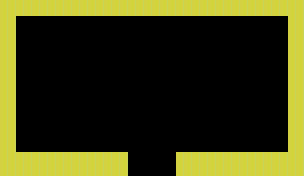

The image is a tile-based game level rendered from a .tmx file. Its description and complete source (layers, tilesets, objects, tile grids) follow:
An orthogonal 38x22 tile map with 8x8 px tiles, 2 tile layers (collision, visual).

<map version="1.0" orientation="orthogonal" renderorder="left-down" width="38" height="22" tilewidth="8" tileheight="8" nextobjectid="1">
 <tileset firstgid="1" name="blocks" tilewidth="8" tileheight="8" tilecount="8">
  <image source="blocks.jpg" width="64" height="8" />
 </tileset>
 <layer name="collision" width="38" height="22">
  <data encoding="csv">
7,7,7,7,7,7,7,7,7,7,7,7,7,7,7,7,7,7,7,7,7,7,7,7,7,7,7,7,7,7,7,7,7,7,7,7,7,7,
7,7,7,7,7,7,7,7,7,7,7,7,7,7,7,7,7,7,7,7,7,7,7,7,7,7,7,7,7,7,7,7,7,7,7,7,7,7,
7,7,0,0,0,0,0,0,0,0,0,0,0,0,0,0,0,0,0,0,0,0,0,0,0,0,0,0,0,0,0,0,0,0,0,0,7,7,
7,7,0,0,0,0,0,0,0,0,0,0,0,0,0,0,0,0,0,0,0,0,0,0,0,0,0,0,0,0,0,0,0,0,0,0,7,7,
7,7,0,0,0,0,0,0,0,0,0,0,0,0,0,0,0,0,0,0,0,0,0,0,0,0,0,0,0,0,0,0,0,0,0,0,7,7,
7,7,0,0,0,0,0,0,0,0,0,0,0,0,0,0,0,0,0,0,0,0,0,0,0,0,0,0,0,0,0,0,0,0,0,0,7,7,
7,7,0,0,0,0,0,0,0,0,0,0,0,0,0,0,0,0,0,0,0,0,0,0,0,0,0,0,0,0,0,0,0,0,0,0,7,7,
7,7,0,0,0,0,0,0,0,0,0,0,0,0,0,0,0,0,0,0,0,0,0,0,0,0,0,0,0,0,0,0,0,0,0,0,7,7,
7,7,0,0,0,0,0,0,0,0,0,0,0,0,0,0,0,0,0,0,0,0,0,0,0,0,0,0,0,0,0,0,0,0,0,0,7,7,
7,7,0,0,0,0,0,0,0,0,0,0,0,0,0,0,0,0,0,0,0,0,0,0,0,0,0,0,0,0,0,0,0,0,0,0,7,7,
7,7,0,0,0,0,0,0,0,0,0,0,0,0,0,0,0,0,0,0,0,0,0,0,0,0,0,0,0,0,0,0,0,0,0,0,7,7,
7,7,0,0,0,0,0,0,0,0,0,0,0,0,0,0,0,0,0,0,0,0,0,0,0,0,0,0,0,0,0,0,0,0,0,0,7,7,
7,7,0,0,0,0,0,0,0,0,0,0,0,0,0,0,0,0,0,0,0,0,0,0,0,0,0,0,0,0,0,0,0,0,0,0,7,7,
7,7,0,0,0,0,0,0,0,0,0,0,0,0,0,0,0,0,0,0,0,0,0,0,0,0,0,0,0,0,0,0,0,0,0,0,7,7,
7,7,0,0,0,0,0,0,0,0,0,0,0,0,0,0,0,0,0,0,0,0,0,0,0,0,0,0,0,0,0,0,0,0,0,0,7,7,
7,7,0,0,0,0,0,0,0,0,0,0,0,0,0,0,0,0,0,0,0,0,0,0,0,0,0,0,0,0,0,0,0,0,0,0,7,7,
7,7,0,0,0,0,0,0,0,0,0,0,0,0,0,0,0,0,0,0,0,0,0,0,0,0,0,0,0,0,0,0,0,0,0,0,7,7,
7,7,0,0,0,0,0,0,0,0,0,0,0,0,0,0,0,0,0,0,0,0,0,0,0,0,0,0,0,0,0,0,0,0,0,0,7,7,
7,7,0,0,0,0,0,0,0,0,0,0,0,0,0,0,0,0,0,0,0,0,0,0,0,0,0,0,0,0,0,0,0,0,0,0,7,7,
7,7,7,7,7,7,7,7,7,7,7,7,7,7,7,7,0,0,0,0,0,0,7,7,7,7,7,7,7,7,7,7,7,7,7,7,7,7,
7,7,7,7,7,7,7,7,7,7,7,7,7,7,7,7,0,0,0,0,0,0,7,7,7,7,7,7,7,7,7,7,7,7,7,7,7,7,
7,7,7,7,7,7,7,7,7,7,7,7,7,7,7,7,0,0,0,0,0,0,7,7,7,7,7,7,7,7,7,7,7,7,7,7,7,7
</data>
 </layer>
 <layer name="visual" width="38" height="22">
  <data encoding="csv">
1,1,1,1,1,1,1,1,1,1,1,1,1,1,1,1,1,1,1,1,1,1,1,1,1,1,1,1,1,1,1,1,1,1,1,1,1,1,
1,1,1,1,1,1,1,1,1,1,1,1,1,1,1,1,1,1,1,1,1,1,1,1,1,1,1,1,1,1,1,1,1,1,1,1,1,1,
1,1,0,0,0,0,0,0,0,0,0,0,0,0,0,0,0,0,0,0,0,0,0,0,0,0,0,0,0,0,0,0,0,0,0,0,1,1,
1,1,0,0,0,0,0,0,0,0,0,0,0,0,0,0,0,0,0,0,0,0,0,0,0,0,0,0,0,0,0,0,0,0,0,0,1,1,
1,1,0,0,0,0,0,0,0,0,0,0,0,0,0,0,0,0,0,0,0,0,0,0,0,0,0,0,0,0,0,0,0,0,0,0,1,1,
1,1,0,0,0,0,0,0,0,0,0,0,0,0,0,0,0,0,0,0,0,0,0,0,0,0,0,0,0,0,0,0,0,0,0,0,1,1,
1,1,0,0,0,0,0,0,0,0,0,0,0,0,0,0,0,0,0,0,0,0,0,0,0,0,0,0,0,0,0,0,0,0,0,0,1,1,
1,1,0,0,0,0,0,0,0,0,0,0,0,0,0,0,0,0,0,0,0,0,0,0,0,0,0,0,0,0,0,0,0,0,0,0,1,1,
1,1,0,0,0,0,0,0,0,0,0,0,0,0,0,0,0,0,0,0,0,0,0,0,0,0,0,0,0,0,0,0,0,0,0,0,1,1,
1,1,0,0,0,0,0,0,0,0,0,0,0,0,0,0,0,0,0,0,0,0,0,0,0,0,0,0,0,0,0,0,0,0,0,0,1,1,
1,1,0,0,0,0,0,0,0,0,0,0,0,0,0,0,0,0,0,0,0,0,0,0,0,0,0,0,0,0,0,0,0,0,0,0,1,1,
1,1,0,0,0,0,0,0,0,0,0,0,0,0,0,0,0,0,0,0,0,0,0,0,0,0,0,0,0,0,0,0,0,0,0,0,1,1,
1,1,0,0,0,0,0,0,0,0,0,0,0,0,0,0,0,0,0,0,0,0,0,0,0,0,0,0,0,0,0,0,0,0,0,0,1,1,
1,1,0,0,0,0,0,0,0,0,0,0,0,0,0,0,0,0,0,0,0,0,0,0,0,0,0,0,0,0,0,0,0,0,0,0,1,1,
1,1,0,0,0,0,0,0,0,0,0,0,0,0,0,0,0,0,0,0,0,0,0,0,0,0,0,0,0,0,0,0,0,0,0,0,1,1,
1,1,0,0,0,0,0,0,0,0,0,0,0,0,0,0,0,0,0,0,0,0,0,0,0,0,0,0,0,0,0,0,0,0,0,0,1,1,
1,1,0,0,0,0,0,0,0,0,0,0,0,0,0,0,0,0,0,0,0,0,0,0,0,0,0,0,0,0,0,0,0,0,0,0,1,1,
1,1,0,0,0,0,0,0,0,0,0,0,0,0,0,0,0,0,0,0,0,0,0,0,0,0,0,0,0,0,0,0,0,0,0,0,1,1,
1,1,0,0,0,0,0,0,0,0,0,0,0,0,0,0,0,0,0,0,0,0,0,0,0,0,0,0,0,0,0,0,0,0,0,0,1,1,
1,1,1,1,1,1,1,1,1,1,1,1,1,1,1,1,0,0,0,0,0,0,1,1,1,1,1,1,1,1,1,1,1,1,1,1,1,1,
1,1,1,1,1,1,1,1,1,1,1,1,1,1,1,1,0,0,0,0,0,0,1,1,1,1,1,1,1,1,1,1,1,1,1,1,1,1,
1,1,1,1,1,1,1,1,1,1,1,1,1,1,1,1,0,0,0,0,0,0,1,1,1,1,1,1,1,1,1,1,1,1,1,1,1,1
</data>
 </layer>
</map>
